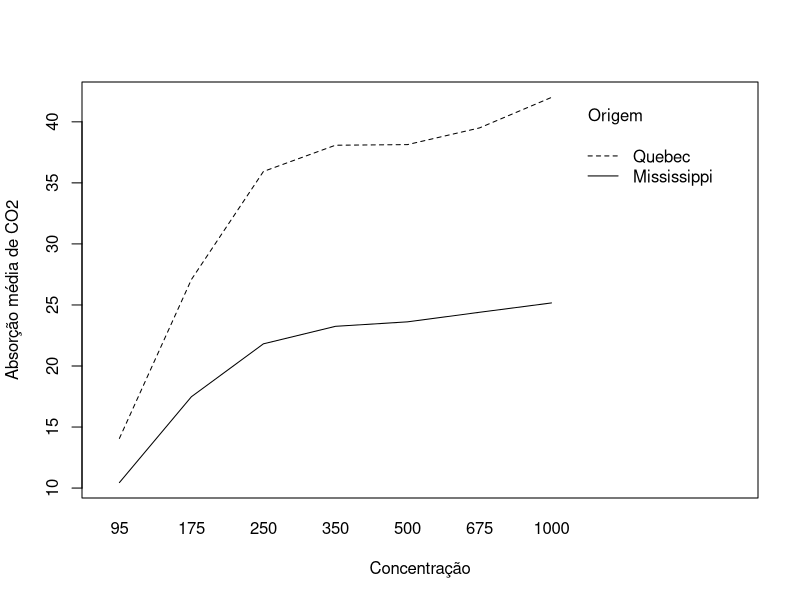

The R source for this figure:
# Teste de McNemar ----

# Ajuste e resultados ----
d <- subset(CO2, conc %in% c(95, 175))
w <- reshape(d[, c("Plant", "conc", "uptake")], idvar = "Plant",
             timevar = "conc", direction = "wide")
tab <- table(baixo = w$uptake.95 > 15,
             alto = w$uptake.175 > 15)
print(tab)
print(mcnemar.test(tab))

# Visualização e diagnóstico ----
interaction.plot(CO2$conc, CO2$Type, CO2$uptake, xlab = "Concentração", ylab = "Absorção média de CO2", trace.label = "Origem")
